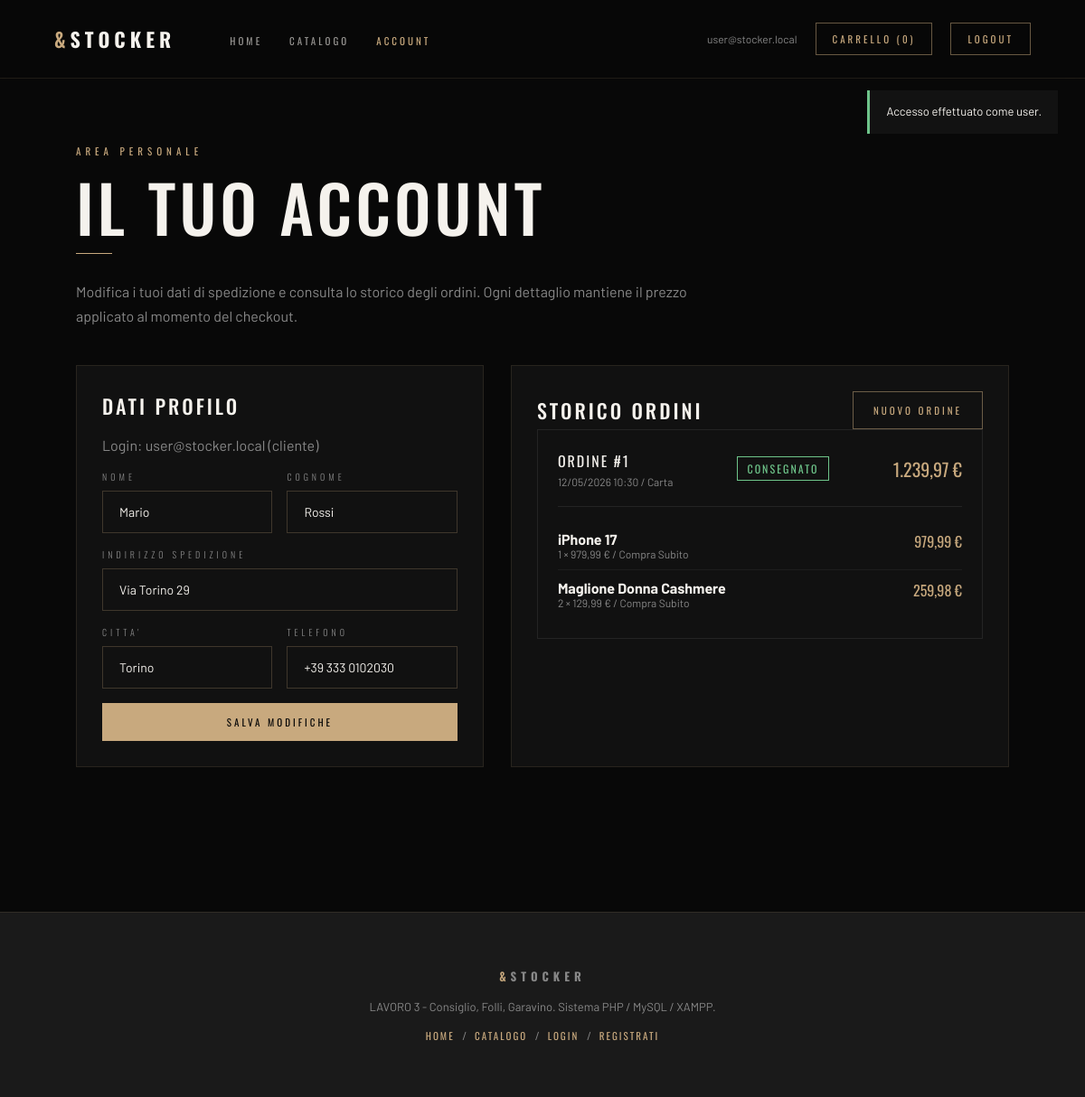
Page /account.php (signed in) on the committed database.
### tables this page shows
CREATE TABLE utenti (
  id_utente INT UNSIGNED AUTO_INCREMENT PRIMARY KEY,
  username VARCHAR(50) NOT NULL UNIQUE,
  email VARCHAR(120) NOT NULL UNIQUE,
  password_hash VARCHAR(255) NOT NULL,
  ruolo ENUM('admin','user') NOT NULL DEFAULT 'user',
  data_creazione DATETIME NOT NULL DEFAULT CURRENT_TIMESTAMP
);

CREATE TABLE clienti (
  id_cliente INT UNSIGNED AUTO_INCREMENT PRIMARY KEY,
  id_utente INT UNSIGNED NOT NULL UNIQUE,
  nome VARCHAR(80) NOT NULL,
  cognome VARCHAR(80) NOT NULL,
  indirizzo_spedizione VARCHAR(180) NOT NULL,
  citta VARCHAR(100) NOT NULL,
  telefono VARCHAR(30) NULL,
  CONSTRAINT fk_clienti_utenti
    FOREIGN KEY (id_utente) REFERENCES utenti(id_utente)
    ON UPDATE CASCADE ON DELETE CASCADE
);

CREATE TABLE ordini (
  id_ordine INT UNSIGNED AUTO_INCREMENT PRIMARY KEY,
  id_cliente INT UNSIGNED NOT NULL,
  data_ordine DATETIME NOT NULL DEFAULT CURRENT_TIMESTAMP,
  metodo_pagamento ENUM('carta','bonifico','contrassegno') NOT NULL,
  stato_ordine ENUM('in_attesa','confermato','spedito','consegnato','annullato') NOT NULL DEFAULT 'in_attesa',
  totale_ordine DECIMAL(10,2) NOT NULL DEFAULT 0.00,
  CONSTRAINT fk_ordini_clienti
    FOREIGN KEY (id_cliente) REFERENCES clienti(id_cliente)
    ON UPDATE CASCADE ON DELETE RESTRICT,
  CONSTRAINT chk_totale_ordine CHECK (totale_ordine >= 0)
);

CREATE TABLE dettaglio_ordini (
  id_dettaglio INT UNSIGNED AUTO_INCREMENT PRIMARY KEY,
  id_ordine INT UNSIGNED NOT NULL,
  id_prodotto INT UNSIGNED NOT NULL,
  quantita_ordinata INT UNSIGNED NOT NULL,
  prezzo_unitario_applicato DECIMAL(10,2) NOT NULL,
  formato_acquisto VARCHAR(50) NULL,
  CONSTRAINT fk_dettaglio_ordini_ordini
    FOREIGN KEY (id_ordine) REFERENCES ordini(id_ordine)
    ON UPDATE CASCADE ON DELETE CASCADE,
  CONSTRAINT fk_dettaglio_ordini_prodotti
    FOREIGN KEY (id_prodotto) REFERENCES prodotti(id_prodotto)
    ON UPDATE CASCADE ON DELETE RESTRICT,
  CONSTRAINT chk_dettaglio_quantita CHECK (quantita_ordinata > 0),
  CONSTRAINT chk_dettaglio_prezzo CHECK (prezzo_unitario_applicato >= 0)
);

CREATE TABLE prodotti (
  id_prodotto INT UNSIGNED AUTO_INCREMENT PRIMARY KEY,
  id_categoria INT UNSIGNED NOT NULL,
  id_fornitore INT UNSIGNED NOT NULL,
  nome_prodotto VARCHAR(200) NOT NULL,
  marca_prodotto VARCHAR(100) NOT NULL,
  prezzo_acquisto DECIMAL(10,2) NOT NULL,
  prezzo_vendita DECIMAL(10,2) NOT NULL,
  qta_magazzino INT UNSIGNED NOT NULL DEFAULT 0,
  qta_minima_alert INT UNSIGNED NOT NULL DEFAULT 5,
  condizione_prodotto ENUM('nuovo','ricondizionato','usato') NOT NULL DEFAULT 'nuovo',
  formato_acquisto ENUM('Compra Subito','Asta','Proposta') NOT NULL DEFAULT 'Compra Subito',
  paese_fabbricazione VARCHAR(80) NULL,
  recensioni INT UNSIGNED NOT NULL DEFAULT 0,
  descrizione TEXT NULL,
  link_immagine VARCHAR(2048) NOT NULL,
  attivo TINYINT(1) NOT NULL DEFAULT 1,
  CONSTRAINT fk_prodotti_categorie
    FOREIGN KEY (id_categoria) REFERENCES categorie(id_categoria)
    ON UPDATE CASCADE ON DELETE RESTRICT,
  CONSTRAINT fk_prodotti_fornitori
    FOREIGN KEY (id_fornitore) REFERENCES fornitori(id_fornitore)
    ON UPDATE CASCADE ON DELETE RESTRICT,
  CONSTRAINT chk_prezzi_validi CHECK (prezzo_acquisto >= 0 AND prezzo_vendita > 0),
  CONSTRAINT chk_stock_validi CHECK (qta_magazzino >= 0 AND qta_minima_alert >= 0)
);

### config/auth.php (called while the page is built, shortened)
<?php
require_once __DIR__ . '/db.php';
function e(?string $value): string
{
    return htmlspecialchars((string)($value ?? ''), ENT_QUOTES, 'UTF-8');
}
function currentUser(): ?array
{
    static $cache = null;
    if ($cache && (int)$cache['id_utente'] === (int)$_SESSION['user_id']) {
        return $cache;
    }
    $stmt = db()->prepare('SELECT * FROM utenti WHERE id_utente = :id');
    $stmt->execute([':id' => (int)$_SESSION['user_id']]);
    $user = $stmt->fetch();
    $cache = $user ?: null;
    return $cache;
}
function currentCustomer(): ?array
{
    $user = currentUser();
    $stmt = db()->prepare('SELECT * FROM clienti WHERE id_utente = :id LIMIT 1');
    $stmt->execute([':id' => (int)$user['id_utente']]);
    return $stmt->fetch() ?: null;
}
function requireLogin(): void
{
    if (!currentUser()) {
        flash('Devi accedere per continuare.', 'warning');
        header('Location: login.php');
        exit;
    }
}
function flashPull(): array
{
    $items = $_SESSION['flash'] ?? [];
    return $items;
}
function eur(float $value): string
{
    return number_format($value, 2, ',', '.') . ' &euro;';
}
function fmtDate(string $datetime): string
{
    return date('d/m/Y H:i', strtotime($datetime));
}
function statoLabel(string $status): string
{
    return [
        'in_attesa'  => 'In attesa',
        'confermato' => 'Confermato',
        'spedito'    => 'Spedito',
        'consegnato' => 'Consegnato',
        'annullato'  => 'Annullato',
    ][$status] ?? $status;
}
function pagamentoLabel(string $method): string
{
    return [
        'carta'        => 'Carta',
        'bonifico'     => 'Bonifico',
        'contrassegno' => 'Contrassegno',
    ][$method] ?? $method;
}

### config/db.php (called while the page is built, shortened)
<?php
function db(): PDO
{
    static $pdo = null;
    if ($pdo instanceof PDO) {
        return $pdo;
    }
    $dsn = sprintf('mysql:host=%s;dbname=%s;charset=%s', DB_HOST, DB_NAME, DB_CHARSET);
    $options = [
        PDO::ATTR_ERRMODE            => PDO::ERRMODE_EXCEPTION,
        PDO::ATTR_DEFAULT_FETCH_MODE => PDO::FETCH_ASSOC,
        PDO::ATTR_EMULATE_PREPARES   => false,
    ];
    try {
        $pdo = new PDO($dsn, DB_USER, DB_PASS, $options);
    } catch (PDOException $e) {
        http_response_code(500);
        die('Errore di connessione al database: ' . htmlspecialchars($e->getMessage(), ENT_QUOTES, 'UTF-8'));
    }
    return $pdo;
}

### public/account.php (the view, shortened to what this page needs)
<?php
require_once __DIR__ . '/../config/auth.php';
requireLogin();
$customer = currentCustomer();
$activePage = 'account';
$pageCss    = ['account.css'];
    ?>
    <?php
$ordersStmt = db()->prepare(
    'SELECT * FROM ordini WHERE id_cliente = :id ORDER BY data_ordine DESC'
);
$ordersStmt->execute([':id' => (int)$customer['id_cliente']]);
$orders = $ordersStmt->fetchAll();
$detailsByOrder = [];
if ($orders) {
    $ids = array_column($orders, 'id_ordine');
    $placeholders = implode(',', array_fill(0, count($ids), '?'));
    $detailStmt = db()->prepare(
        "SELECT d.*, p.nome_prodotto, p.link_immagine
         FROM dettaglio_ordini d
         JOIN prodotti p ON p.id_prodotto = d.id_prodotto
         WHERE d.id_ordine IN ($placeholders)"
    );
    $detailStmt->execute($ids);
    foreach ($detailStmt->fetchAll() as $row) {
        $detailsByOrder[(int)$row['id_ordine']][] = $row;
    }
}
require __DIR__ . '/../src/partials/header.php';
?>
<main class="page-content">
    <div class="page-title-block">
        <p class="eyebrow">Area personale</p>
        <h1>Il tuo account</h1>
        <div class="divider"></div>
        <p>Modifica i tuoi dati di spedizione e consulta lo storico degli ordini. Ogni dettaglio mantiene il prezzo applicato al momento del checkout.</p>
    </div>
    <div class="account-layout">
        <section class="card">
            <h2>Dati profilo</h2>
            <p style="color:var(--gray-light); margin-bottom:18px;">Login: <?= e($user['email']) ?> (<?= e($user['username']) ?>)</p>
            <form method="post">
                <div class="field-row">
                    <div class="field"><label>Nome</label><input class="input" type="text" name="firstName" required value="<?= e($customer['nome']) ?>"></div>
                    <div class="field"><label>Cognome</label><input class="input" type="text" name="lastName" required value="<?= e($customer['cognome']) ?>"></div>
                </div>
                <div class="field"><label>Indirizzo spedizione</label><input class="input" type="text" name="address" required value="<?= e($customer['indirizzo_spedizione']) ?>"></div>
                <div class="field-row">
                    <div class="field"><label>Citta'</label><input class="input" type="text" name="city" required value="<?= e($customer['citta']) ?>"></div>
                    <div class="field"><label>Telefono</label><input class="input" type="text" name="phone" value="<?= e((string)$customer['telefono']) ?>"></div>
                </div>
                <button type="submit" class="btn btn-primary" style="width:100%;">Salva modifiche</button>
            </form>
        </section>
        <section class="card">
            <div style="display:flex; justify-content:space-between; align-items:center; gap:14px; flex-wrap:wrap;">
                <h2 style="margin:0;">Storico ordini</h2>
                <a class="btn" href="catalogo.php">Nuovo ordine</a>
            </div>
            <?php if (!$orders): ?>
                <div class="empty-state">Non hai ancora effettuato ordini.</div>
            <?php else: ?>
                <?php foreach ($orders as $order): ?>
                    <details class="order-item" open>
                        <summary>
                            <div>
                                <span class="order-id">Ordine #<?= (int)$order['id_ordine'] ?></span>
                                <div class="order-date"><?= e(fmtDate($order['data_ordine'])) ?> / <?= e(pagamentoLabel($order['metodo_pagamento'])) ?></div>
                            </div>
                            <span class="order-state state-<?= e($order['stato_ordine']) ?>"><?= e(statoLabel($order['stato_ordine'])) ?></span>
                            <span class="order-total"><?= eur((float)$order['totale_ordine']) ?></span>
                        </summary>
                        <div class="order-details">
                            <?php foreach (($detailsByOrder[(int)$order['id_ordine']] ?? []) as $detail): ?>
                                <div class="row">
                                    <div>
                                        <strong><?= e($detail['nome_prodotto']) ?></strong>
                                        <div style="color:var(--gray-light); font-size:12px;">
                                            <?= (int)$detail['quantita_ordinata'] ?> &times; <?= eur((float)$detail['prezzo_unitario_applicato']) ?> / <?= e((string)$detail['formato_acquisto']) ?>
                                        </div>
                                    </div>
                                    <span style="font-family:'Oswald',sans-serif; color:var(--accent);">
                                        <?= eur((float)$detail['prezzo_unitario_applicato'] * (int)$detail['quantita_ordinata']) ?>
                                    </span>
                                </div>
                            <?php endforeach; ?>
                        </div>
                    </details>
                <?php endforeach; ?>
            <?php endif; ?>
        </section>
    </div>
</main>
<?php require __DIR__ . '/../src/partials/footer.php'; ?>

### src/partials/header.php (shortened to what this page needs)
<?php
$activePage = $activePage ?? '';
$pageCss    = $pageCss    ?? [];
$user       = currentUser();
$cartCount  = array_sum(array_map('intval', $_SESSION['cart'] ?? []));
?>
<!DOCTYPE html>
<html lang="it">
<head>
<link rel="stylesheet" href="../src/styles/base.css">
<?php foreach ($pageCss as $css): ?>
    <link rel="stylesheet" href="../src/styles/<?= e($css) ?>">
<?php endforeach; ?>
</head>
<body class="<?= e($bodyClass ?? '') ?>">
<header class="navbar">
    <a href="index.php" class="logo"><span>&amp;</span>Stocker</a>
    <nav>
        <ul>
            <li><a href="index.php" class="<?= $activePage === 'home' ? 'active' : '' ?>">Home</a></li>
            <li><a href="catalogo.php" class="<?= $activePage === 'catalog' ? 'active' : '' ?>">Catalogo</a></li>
            <?php if ($user && $user['ruolo'] === 'admin'): ?>
                <li><a href="admin.php" class="<?= $activePage === 'admin' ? 'active' : '' ?>">Pannello Admin</a></li>
            <?php elseif ($user): ?>
                <li><a href="account.php" class="<?= $activePage === 'account' ? 'active' : '' ?>">Account</a></li>
            <?php else: ?>
                <li><a href="login.php" class="<?= $activePage === 'login' ? 'active' : '' ?>">Login</a></li>
                <li><a href="register.php" class="<?= $activePage === 'register' ? 'active' : '' ?>">Registrati</a></li>
            <?php endif; ?>
        </ul>
    </nav>
    <div class="nav-right">
        <?php if ($user): ?>
            <span class="nav-user"><?= e($user['email']) ?></span>
        <?php endif; ?>
        <a class="nav-cart" href="carrello.php">Carrello (<?= (int)$cartCount ?>)</a>
        <?php if ($user): ?>
            <a class="nav-logout" href="logout.php">Logout</a>
        <?php endif; ?>
    </div>
</header>
<?php $flashItems = flashPull(); ?>
<?php if ($flashItems): ?>
    <div class="flash-stack">
        <?php foreach ($flashItems as $msg): ?>
            <div class="flash flash--<?= e($msg['type']) ?>"><?= e($msg['message']) ?></div>
        <?php endforeach; ?>
    </div>
<?php endif; ?>

### src/partials/footer.php
<footer class="site-footer">
    <div class="footer-inner">
        <p class="logo"><span>&amp;</span>Stocker</p>
        <p>LAVORO 3 - Consiglio, Folli, Garavino. Sistema PHP / MySQL / XAMPP.</p>
        <p class="footer-links">
            <a href="index.php">Home</a> /
            <a href="catalogo.php">Catalogo</a> /
            <a href="login.php">Login</a> /
            <a href="register.php">Registrati</a>
        </p>
    </div>
</footer>
</body>
</html>

### src/styles/account.css (style rules this page uses)
.account-layout { display: grid; grid-template-columns: 0.9fr 1.1fr; gap: 30px; margin-top: 20px; }
.order-item { border: 1px solid rgba(255,255,255,0.08); background: #111; padding: 22px; margin-bottom: 16px; }
.order-item summary { list-style: none; cursor: pointer; display: flex; flex-wrap: wrap; gap: 18px; justify-content: space-between; align-items: center; }
.order-id { font-family: 'Oswald', sans-serif; font-size: 16px; letter-spacing: 2px; text-transform: uppercase; }
.order-date { color: var(--gray-light); font-size: 12px; margin-top: 4px; }
.order-state { font-family: 'Oswald', sans-serif; font-size: 12px; letter-spacing: 2px; padding: 4px 10px; border: 1px solid; text-transform: uppercase; }
.state-consegnato { color: #6ec48a; border-color: #6ec48a; }
.order-total { font-family: 'Oswald', sans-serif; font-size: 20px; color: var(--accent); }
.order-details { margin-top: 20px; padding-top: 16px; border-top: 1px solid rgba(255,255,255,0.08); }
.order-details .row { display: flex; justify-content: space-between; gap: 16px; padding: 10px 0; border-bottom: 1px solid rgba(255,255,255,0.05); }
.order-details .row:last-child { border-bottom: none; }

### rows in the picture
utenti: email "user@stocker.local", username "cliente"
clienti: firstName "Mario", lastName "Rossi", address "Via Torino 29", city "Torino", phone "+39 333 0102030"
ordini: id_ordine "1", data_ordine "12/05/2026 10:30", metodo_pagamento "Carta", stato_ordine "CONSEGNATO", totale_ordine "1.239,97 €"
dettaglio_ordini: id_prodotto.nome_prodotto "iPhone 17", quantita_ordinata "1", prezzo_unitario_applicato "979,99 €", formato_acquisto "Compra Subito", eur((float)$detail['prezzo_unitario_applicato'] * (int)$detail['quantita_ordinata']) "979,99 €"
dettaglio_ordini: id_prodotto.nome_prodotto "Maglione Donna Cashmere", quantita_ordinata "2", prezzo_unitario_applicato "129,99 €", formato_acquisto "Compra Subito", eur((float)$detail['prezzo_unitario_applicato'] * (int)$detail['quantita_ordinata']) "259,98 €"

### other values in the picture
$cartCount "0"
$msg['message'] "Accesso effettuato come user."
